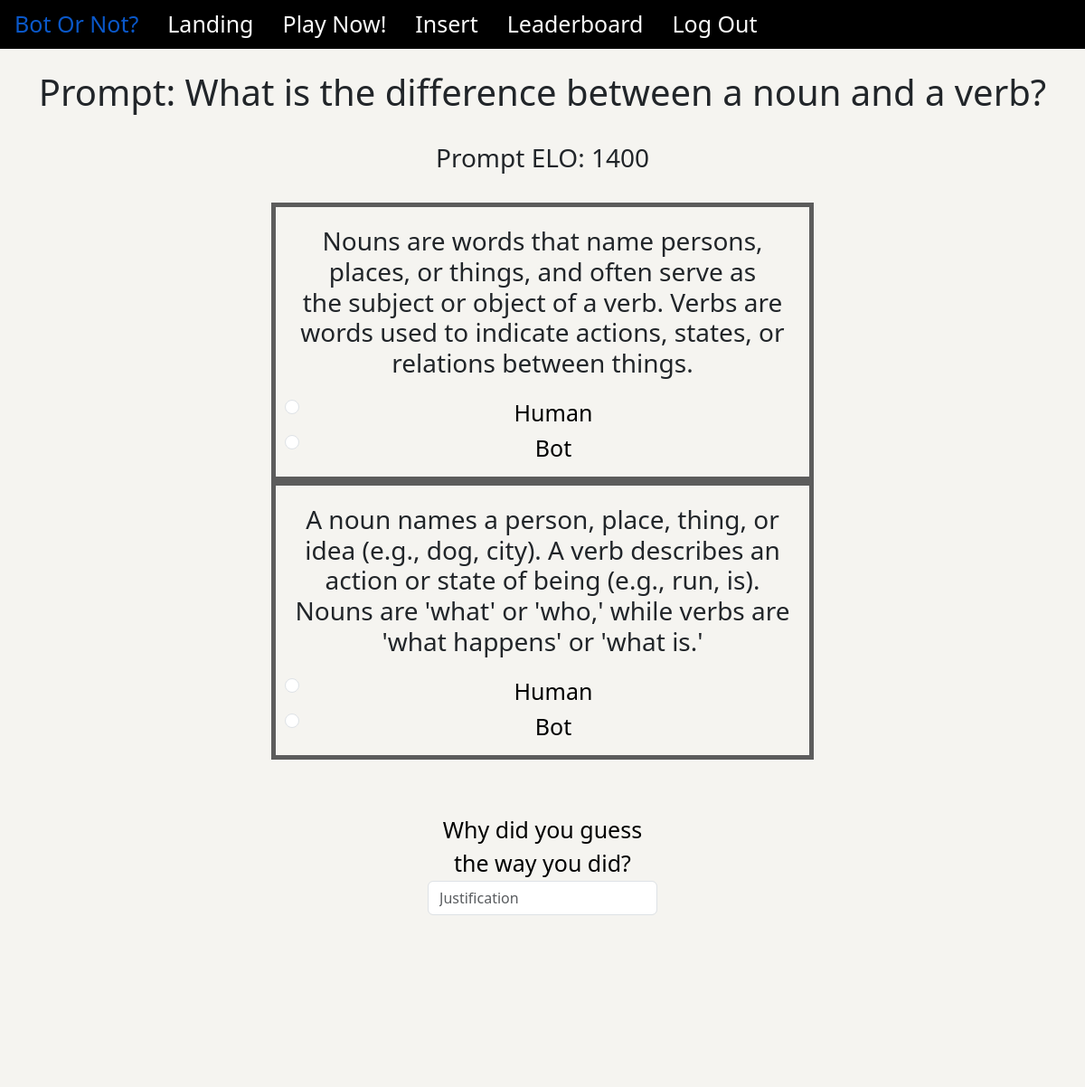
Screenshot of /game (signed in) with the database file from the repository.
### tables this page shows
CREATE TABLE prompts (
    id INTEGER PRIMARY KEY AUTOINCREMENT,
    created TIMESTAMP NOT NULL DEFAULT CURRENT_TIMESTAMP,
    username TEXT NOT NULL,
    text TEXT NOT NULL,
    elo INTEGER NOT NULL DEFAULT 0
);

CREATE TABLE humanText (
    id INTEGER PRIMARY KEY AUTOINCREMENT,
    created TIMESTAMP NOT NULL DEFAULT CURRENT_TIMESTAMP,
    username TEXT NOT NULL,
    text TEXT NOT NULL,
    elo INTEGER NOT NULL DEFAULT 0
);

CREATE TABLE botText (
    id INTEGER PRIMARY KEY AUTOINCREMENT,
    created TIMESTAMP NOT NULL DEFAULT CURRENT_TIMESTAMP,
    username TEXT NOT NULL,
    text TEXT NOT NULL,
    elo INTEGER NOT NULL DEFAULT 0
);

### app.py (the view, shortened to what this page needs)
@app.route('/game', methods=["GET", "POST"])
def game():
    if "user_id" not in session:
        flash('Please create an account first.')
        return redirect("/")
    user_id = session["user_id"]
    conn = get_db_connection()
    user = conn.execute("SELECT * FROM users WHERE id = ?", (user_id,)).fetchone()
    format = random.randint(1,2)
    promptIndices = conn.execute('SELECT COUNT(*) AS prompt_count FROM prompts').fetchone()['prompt_count']
    promptIndex = random.randint(1,promptIndices)
    prompt = conn.execute('SELECT * FROM prompts WHERE id = ?',(promptIndex,)).fetchone()
    if format == 1:
        """ Bot Human """
        text1 = conn.execute('SELECT * FROM botText WHERE id = ?',(promptIndex,)).fetchone()
        text2 = conn.execute('SELECT * FROM humanText WHERE id = ?',(promptIndex,)).fetchone()
    else:
        text1 = conn.execute('SELECT * FROM humanText WHERE id = ?',(promptIndex,)).fetchone()
        text2 = conn.execute('SELECT * FROM botText WHERE id = ?',(promptIndex,)).fetchone()
    """ Game Logic """
    conn.commit()
    conn.close()
    return render_template('game.html',text1=text1, text2=text2, prompt=prompt,user=user)

### helpers.py (called while the page is built)
def get_db_connection():
    conn = sqlite3.connect('site.db')
    conn.row_factory = sqlite3.Row
    return conn

### templates/game.html (shortened to what this page needs)
{% extends "base.html" %}
{% block main %}
<div class="container-fluid">
    <div class="text-center row">
        <h1 class="game-padding">Prompt: {{ prompt['text'] }}</h1>
    </div>
    <div class="row center">
        <h3>Prompt ELO: {{ prompt['elo'] }}</h3>
    </div>
    <form action="/game" method="POST">
        <div class="text-center row game-padding">
            <div class="col">
                <div class="text-card">
                    <h3 class="game-padding">{{ text1['text'] }}</h3>
                    <div class="form-check">
                        <input class="form-check-input" type="radio" name="response1" value="human1" id="response1">
                        <label class="form-check-label game-text" for="response1">
                        Human
                        </label>
                    </div>
                    <div class="form-check">
                        <input class="form-check-input" type="radio" name="response1" value="bot1" id="response1">
                        <label class="form-check-label game-text" for="response1">
                        Bot
                        </label>
                    </div>
                </div>
            </div>
            <div class="col">
                <div class="text-card">
                    <h3 class="game-padding">{{ text2['text'] }}</h3>
                    <div class="form-check">
                        <input class="form-check-input" type="radio" name="response2" value="human2" id="response2">
                        <label class="form-check-label game-text" for="response2">
                        Human
                        </label>
                    </div>
                    <div class="form-check">
                        <input class="form-check-input" type="radio" name="response2" value="bot2" id="response2">
                        <label class="form-check-label game-text" for="response2">
                        Bot
                        </label>
                    </div>
                </div>
            </div>
        </div>
        <div class="col game-padding center">
            <div class="row form-group game-padding center">
                <label for="formGroupExampleInput" class="game-text large-tight">Why did you guess the way you did?</label>
                <input type="text" class="form-control large-tight" id="justification" placeholder="Justification">
            </div>
            <div class="row game-padding center">
                <button class="btn btn-primary btn-lg large-tight" type="submit">Submit</button>
            </div>
        </div>
    </form>
</div>
{% endblock %}

### static/styles.css (style rules this page uses)
.container-fluid { width: 100%; max-width: none; padding-left: 0; padding-right: 0; background-color: #f5f4f0; }
.btn, .btn-primary { background-color: #000000 !important; border-color: #000000 !important; }
.game-text { color: #000000; font-size: 25px; }
.game-padding { padding-left: 2%; padding-right: 2%; padding-top: 2%; padding-bottom: 2%; }
.text-card { width: 600px; height: auto; min-height: 60px; margin: auto; border: 5px solid rgb(92, 92, 92); background-color: solid rgb(77, 77, 77); padding:10px; word-wrap:break-word; }
.large-tight { width: 500px; }
.center { margin: auto; width: 50%; }

### rows the page displays
prompts: text "What is the difference between a noun and a verb?", elo "1400"
humanText: text "Nouns are words that name persons, places, or things, and often serve as the subject or object of a verb. Verbs are words used to indicate actions, states, or relations between things."
botText: text "A noun names a person, place, thing, or idea (e.g., dog, city). A verb describes an action or state of being (e.g., run, is). Nouns are 'what' or 'who,' while verbs are 'what happens' or 'what is.'"
